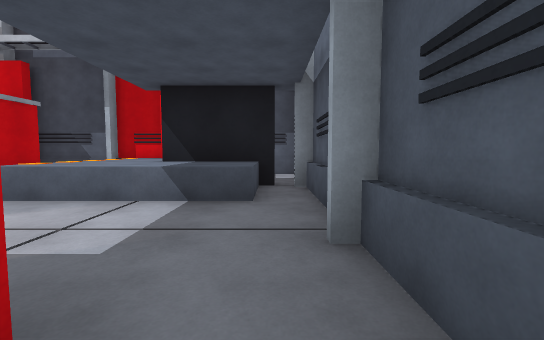
View 1 (above)

24 first-person views from a walk through a Unity game level. The camera is 1.3 m above the floor, tilts 4° down and sees 90° across. The floor is counted in squares, 2 m on a side. Each view is taken from the middle of a square. On the plan, view 1 faces up. The plan holds only what a view shows up to about 9 squares ahead; the rest is blank. The place goes on beyond the plan. The player character is not drawn. Surface patterns are stand-ins for the level's own textures.

View 2
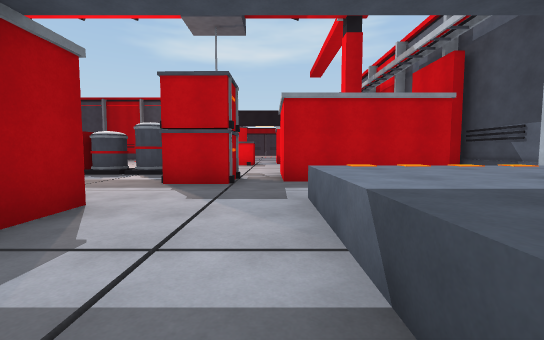

View 3
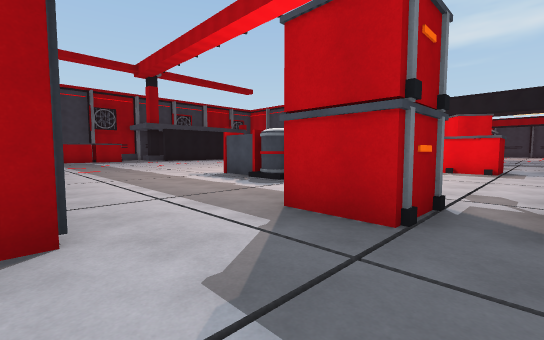

View 4
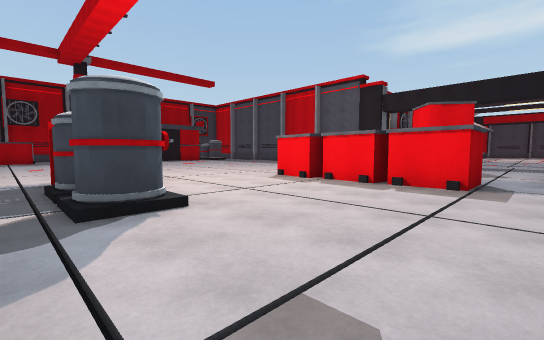

View 5
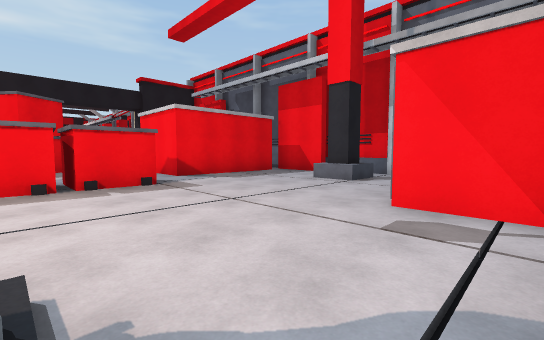

View 6
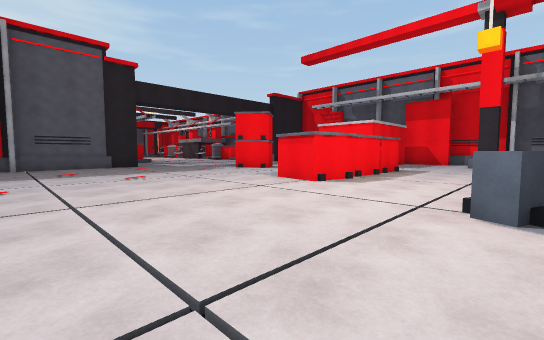

View 7
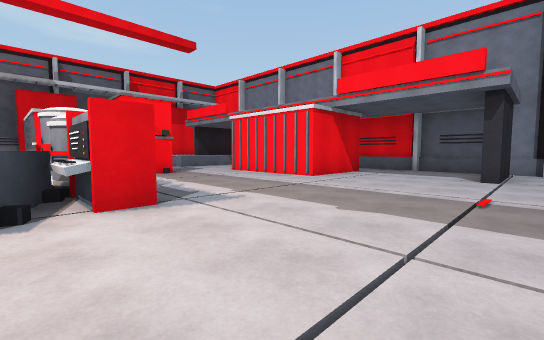

View 8
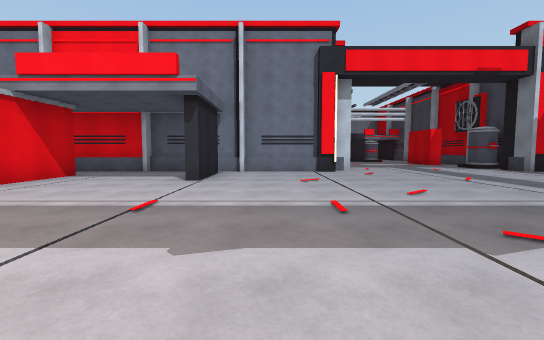

View 9
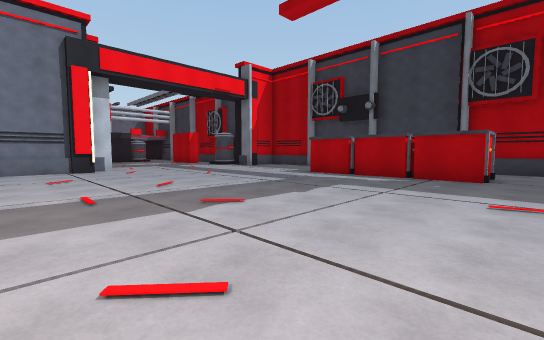

View 10
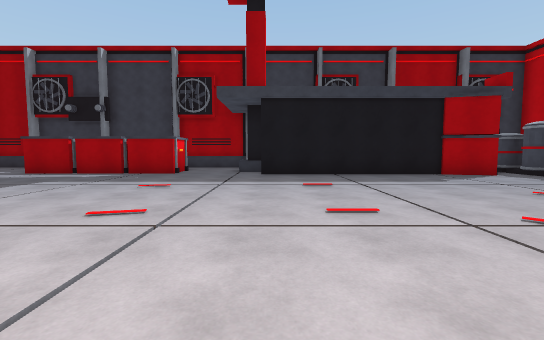

View 11
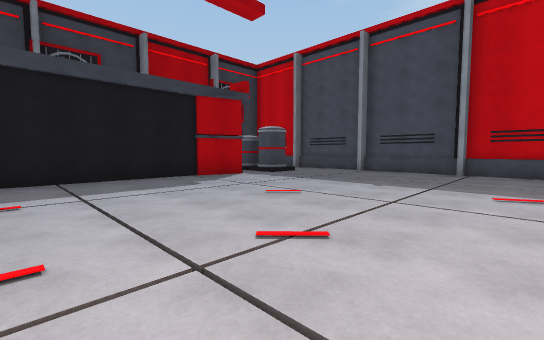

View 12
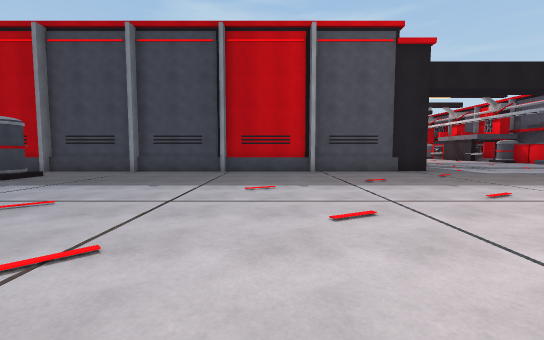

View 13
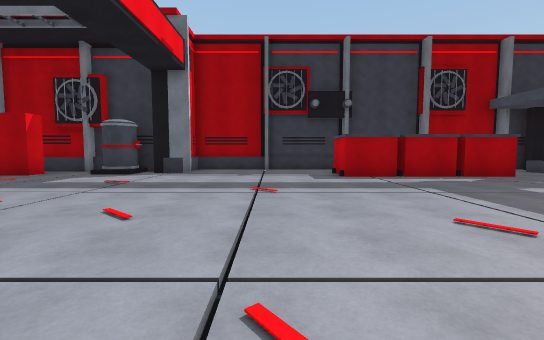

View 14
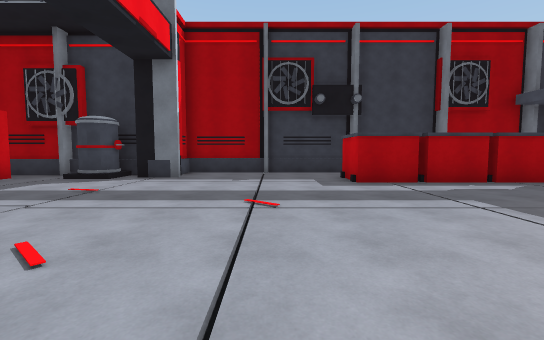

View 15
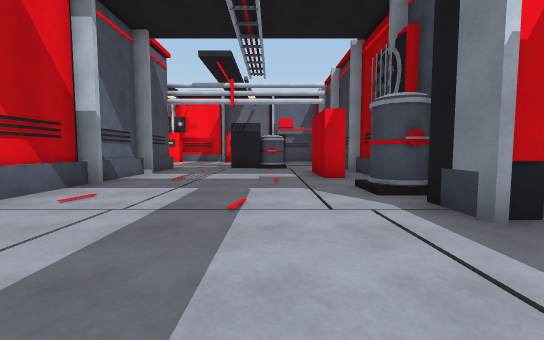

View 16
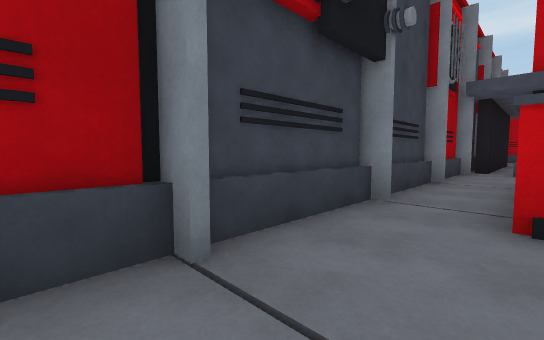

View 17
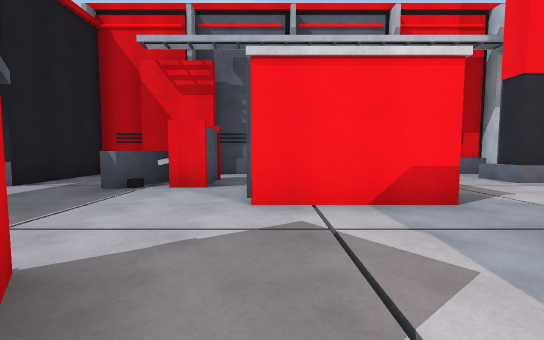

View 18
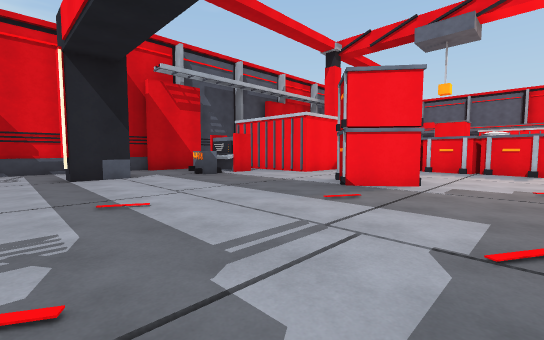

View 19
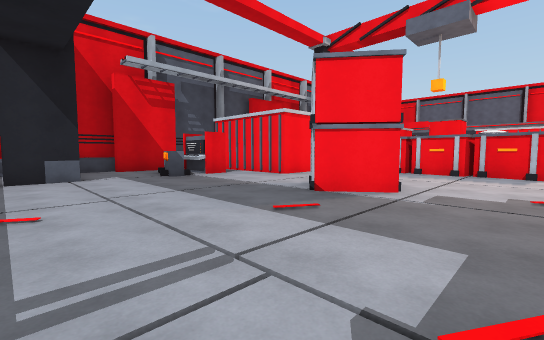

View 20
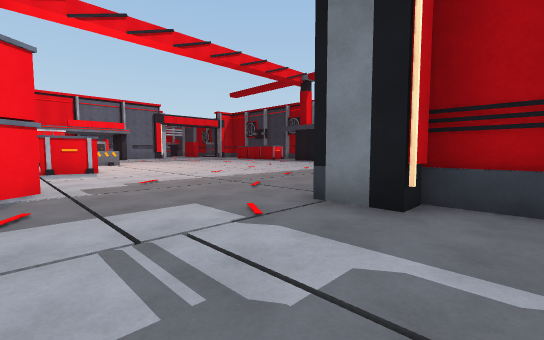

View 21
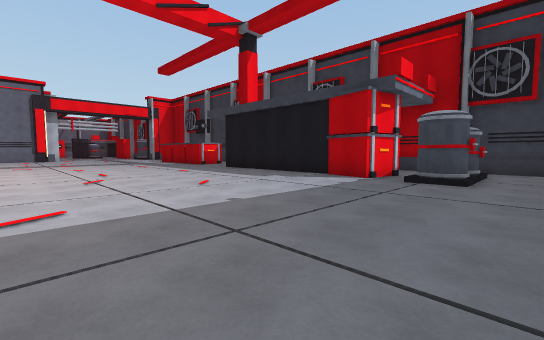

View 22
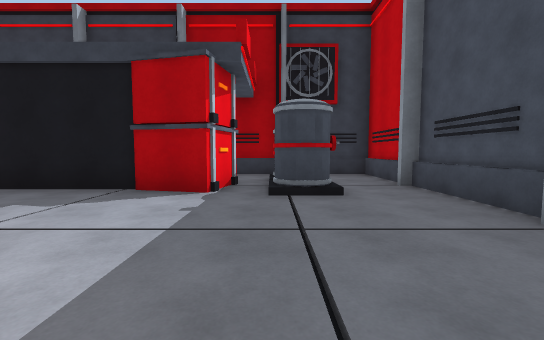

View 23
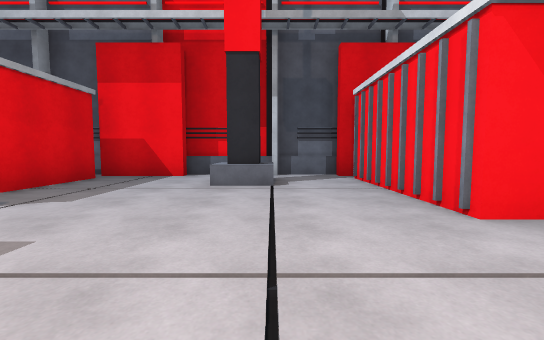

View 24
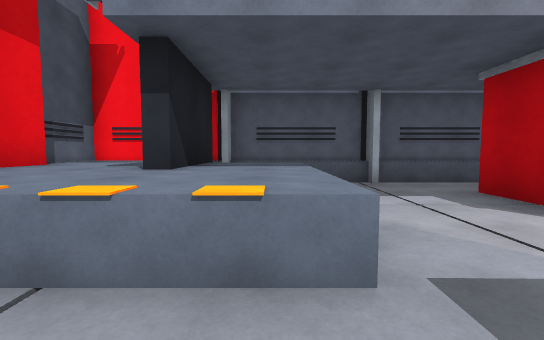

### Floor plan
Key: @ floor where view 1 was taken; # wall or solid block; x gap in a wall; . floor; / step, stairs or slope; ^ raised ledge; O other object.
Columns run from 23 left of view 1 to 7 right of it. Each row starts with its distance up from view 1.
  8 #######  ############  ##
  7 ..#....  ./../..   .^^^^#
  6 ..#..O.  #/.OO.### .^^^^#
  5 /##/OO/###/////### .^^^x#
  4 ../../.###/../.###..^^^.#
  3 ../../..../../../..../..#
  2 //////////O//////O//////#
  1 ../..OO...O../../O.../..#
  0 ../..OO...O../.O/...###@#
 -1 ///../....O///.O/...### #
 -2 ../../.../O..//O/...###.#
 -3 .#O../..../../OO/.......#
 -4 ###../..../..////.......#
 -5   #../..../../../.......#
 -6   #../..../../../....####
 -7   #../..../../../..../..#
 -8   #../..../../../..../..#
 -9   #../..../../../..../..#
-10   #../..../../../..../..#######
-11   #../..../../../..../../......
-12   #//////////////////////......
-13   #../..../../../..../../......
-14   #.OO..../../../..../../......
-15   #//OOO#####//OOOOO/////...##.
-16   #.OO.     OO.OOOOO./..#OO...
-17   #....   ###/......./..#######
-18   #####    ##############

Positions as (right, up) in squares from view 1, and headings:
1: (0, 0), facing up
2: (0, 3), facing left
3: (-3, 3), facing down-left
4: (-7, 3), facing down-left
5: (-7, 0), facing up-left
6: (-9, -7), facing up-left
7: (-9, -7), facing up-right
8: (-8, -8), facing right
9: (-9, -8), facing down-right
10: (-11, -7), facing down
11: (-12, -8), facing down-left
12: (-12, -8), facing left
13: (-2, -8), facing down
14: (-2, -9), facing down
15: (-2, -14), facing right
16: (-1, -16), facing down-left
17: (-16, 0), facing up
18: (-23, -2), facing up-right
19: (-22, -2), facing up-right
20: (-23, 0), facing down-right
21: (-20, -8), facing down-right
22: (-18, -10), facing down
23: (-10, 1), facing up
24: (-5, 4), facing right
